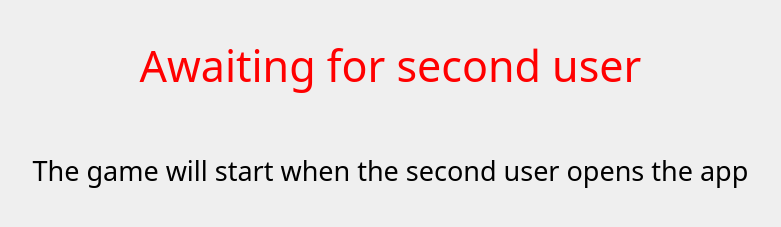
<?xml version="1.0" encoding="UTF-8"?>
<ui version="4.0">
 <class>Form</class>
 <widget class="QWidget" name="Form">
  <property name="geometry">
   <rect>
    <x>0</x>
    <y>0</y>
    <width>781</width>
    <height>227</height>
   </rect>
  </property>
  <property name="windowTitle">
   <string>Form</string>
  </property>
  <property name="styleSheet">
   <string notr="true">background: rgb(240,240,250)
qlineargradient(spread:pad, x1:0, y1:0, x2:1, y2:0, stop:0 rgba(254, 255,253, 255), stop:1 rgba(252, 253,251, 255))</string>
  </property>
  <widget class="QLabel" name="label">
   <property name="geometry">
    <rect>
     <x>0</x>
     <y>0</y>
     <width>781</width>
     <height>131</height>
    </rect>
   </property>
   <property name="font">
    <font>
     <family>Snap ITC</family>
     <pointsize>32</pointsize>
    </font>
   </property>
   <property name="styleSheet">
    <string notr="true">color: rgb(255,0,0);</string>
   </property>
   <property name="text">
    <string>Awaiting for second user</string>
   </property>
   <property name="alignment">
    <set>Qt::AlignCenter</set>
   </property>
   <property name="wordWrap">
    <bool>true</bool>
   </property>
  </widget>
  <widget class="QLabel" name="label_2">
   <property name="geometry">
    <rect>
     <x>0</x>
     <y>120</y>
     <width>781</width>
     <height>101</height>
    </rect>
   </property>
   <property name="font">
    <font>
     <family>Snap ITC</family>
     <pointsize>20</pointsize>
    </font>
   </property>
   <property name="styleSheet">
    <string notr="true">color: rgb(0,0,0);</string>
   </property>
   <property name="text">
    <string>The game will start when the second user opens the app</string>
   </property>
   <property name="alignment">
    <set>Qt::AlignCenter</set>
   </property>
   <property name="wordWrap">
    <bool>true</bool>
   </property>
  </widget>
 </widget>
 <resources/>
 <connections/>
</ui>
